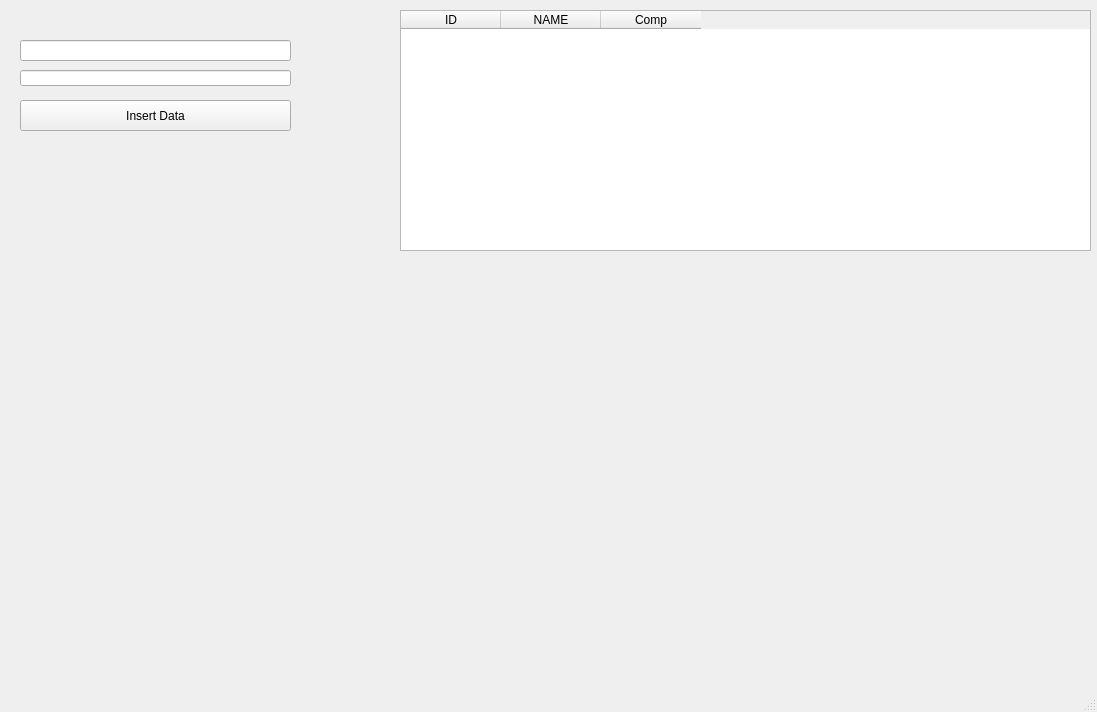
<?xml version="1.0" encoding="UTF-8"?>
<ui version="4.0">
 <class>MainWindow</class>
 <widget class="QMainWindow" name="MainWindow">
  <property name="geometry">
   <rect>
    <x>0</x>
    <y>0</y>
    <width>1097</width>
    <height>712</height>
   </rect>
  </property>
  <property name="windowTitle">
   <string>MainWindow</string>
  </property>
  <widget class="QWidget" name="centralwidget">
   <widget class="QTableWidget" name="tableWidget">
    <property name="geometry">
     <rect>
      <x>400</x>
      <y>10</y>
      <width>691</width>
      <height>241</height>
     </rect>
    </property>
    <column>
     <property name="text">
      <string>ID</string>
     </property>
    </column>
    <column>
     <property name="text">
      <string>NAME</string>
     </property>
    </column>
    <column>
     <property name="text">
      <string>Comp</string>
     </property>
    </column>
   </widget>
   <widget class="QPushButton" name="pushButton">
    <property name="geometry">
     <rect>
      <x>20</x>
      <y>100</y>
      <width>271</width>
      <height>31</height>
     </rect>
    </property>
    <property name="text">
     <string>Insert Data</string>
    </property>
   </widget>
   <widget class="QLineEdit" name="lineEdit">
    <property name="geometry">
     <rect>
      <x>20</x>
      <y>40</y>
      <width>271</width>
      <height>21</height>
     </rect>
    </property>
   </widget>
   <widget class="QLineEdit" name="lineEdit_2">
    <property name="geometry">
     <rect>
      <x>20</x>
      <y>70</y>
      <width>271</width>
      <height>16</height>
     </rect>
    </property>
   </widget>
  </widget>
  <widget class="QStatusBar" name="statusbar"/>
 </widget>
 <resources/>
 <connections/>
</ui>
